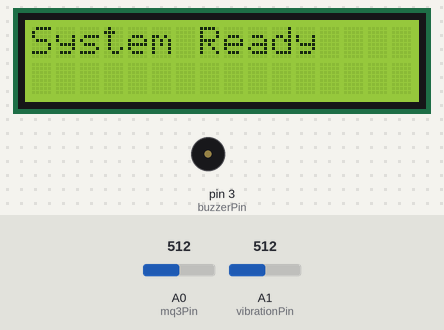
The sketch below on a simulated Arduino Uno, built with avr-gcc and run on an emulated ATmega328P. On the bench: 16×2 character LCD, buzzer (waves = sounding, pin HIGH). The inputs (shaded band) are chosen by the test bench; at power-on: A0 (mq3Pin) = 512, A1 (vibrationPin) = 512. The modem accepts every AT command (registered, SIM ready, sends succeed) and sends nothing else.

Above: at 0.1 s.
At 2.2 s:
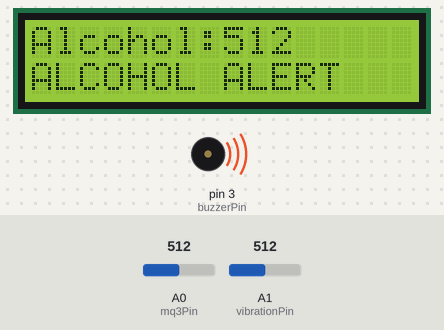
At 4.2 s:
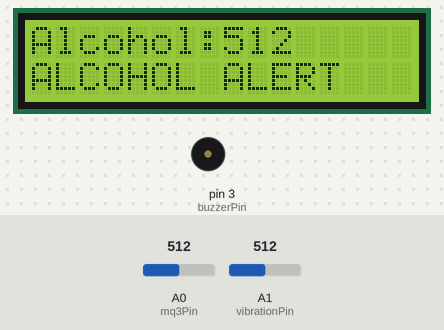
At 19.4 s:
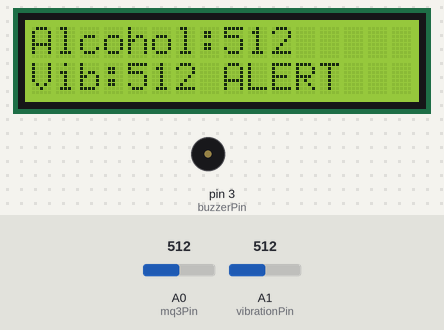
Timing chart, 0 to 125.5 s (numbered marks = the images above):
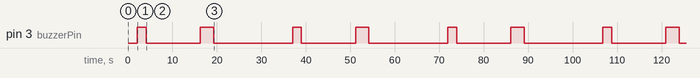

Measured:
- by itself, pin 3 (buzzerPin): repeats every 34.9 s: LOW 12.2 s, HIGH 3.0 s, LOW 17.7 s, HIGH 2.0 s
- by itself, everything shown: repeats every 34.9 s, in 4 steps
- what the display in image 1 shows lasts 14.2 s, from 2.1 s to 16.3 s

The sketch:

vib_and_mq3.ino
```cpp
#include <Wire.h>
#include <LiquidCrystal_I2C.h>
#include <SoftwareSerial.h>

// LCD
LiquidCrystal_I2C lcd(0x27, 16, 2); // 0x27 is common I2C address

// SIM800L
SoftwareSerial sim800l(10, 11); // RX, TX (SIM800L TX -> D10, RX -> D11)

// Pins
int mq3Pin = A0;        // MQ3 alcohol sensor
int vibrationPin = A1;   // Vibration sensor digital output
int buzzerPin = 3;      // Buzzer

// Thresholds
int alcoholThreshold = 300;
bool accidentDetected = false;

void setup() {
  Serial.begin(9600);
  sim800l.begin(9600);

  pinMode(mq3Pin, INPUT);
  pinMode(vibrationPin, INPUT);
  pinMode(buzzerPin, OUTPUT);

  lcd.init();
  lcd.backlight();
  lcd.setCursor(0,0);
  lcd.print("System Ready");

  delay(2000);
  lcd.clear();
}

void loop() {
  int alcoholValue = analogRead(mq3Pin);
  int vibrationValue =  analogRead(A1);

  lcd.setCursor(0,0);
  lcd.print("Alcohol:");
  lcd.print(alcoholValue);

  lcd.setCursor(0,1);
  lcd.print("vib:");
  lcd.print(vibrationValue);

  // Alcohol detection
  if (alcoholValue > 500) {
    lcd.setCursor(0,1);
    lcd.print("ALCOHOL ALERT  ");
    buzzAlert(2000); // buzzer for 2s
    sendSMS("ALERT: Alcohol detected in vehicle!");
    delay(5000);
  }

  // Accident detection
  if (vibrationValue  > 400) {
    lcd.setCursor(0,1);
    lcd.print("Vib:");
    lcd.print(vibrationValue);
    buzzAlert(3000); // buzzer for 3s
    sendSMS("ALERT: Crash detected! Immediate help required.");
    delay(10000);
  }

  delay(500);
}

void buzzAlert(int duration) {
  digitalWrite(buzzerPin, HIGH);
  delay(duration);
  digitalWrite(buzzerPin, LOW);
}

void sendSMS(String message) {
  sim800l.println("AT+CMGF=1"); // set text mode
  delay(1000);
  sim800l.println("AT+CMGS=\"+94721912028" "" ); // <-- replace with your phone number
  delay(1000);
  sim800l.println(message);
  delay(100);
  sim800l.write(26); // Ctrl+Z
  delay(5000);
}
```
